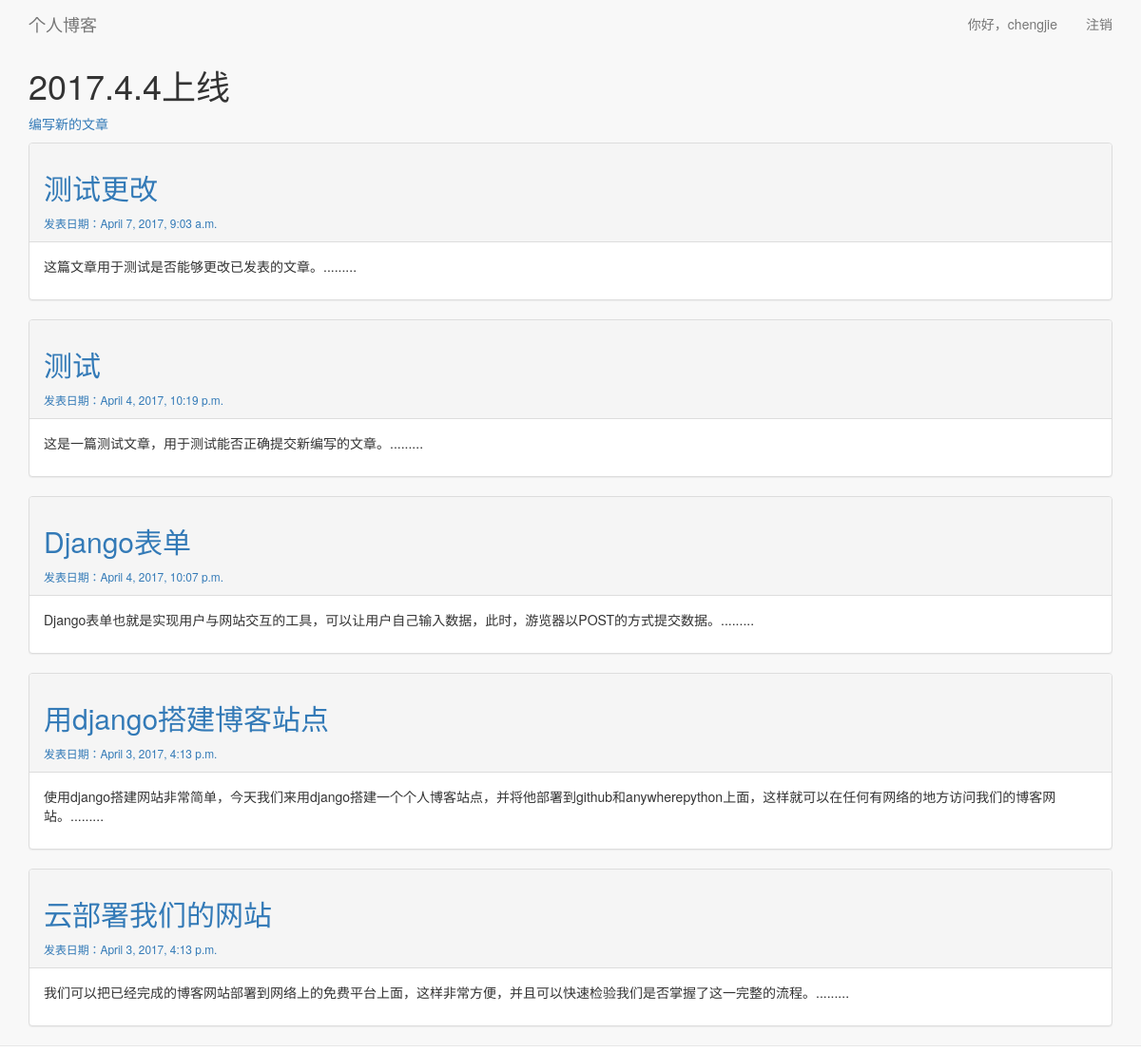
Page / (signed in) on the earlier database version.
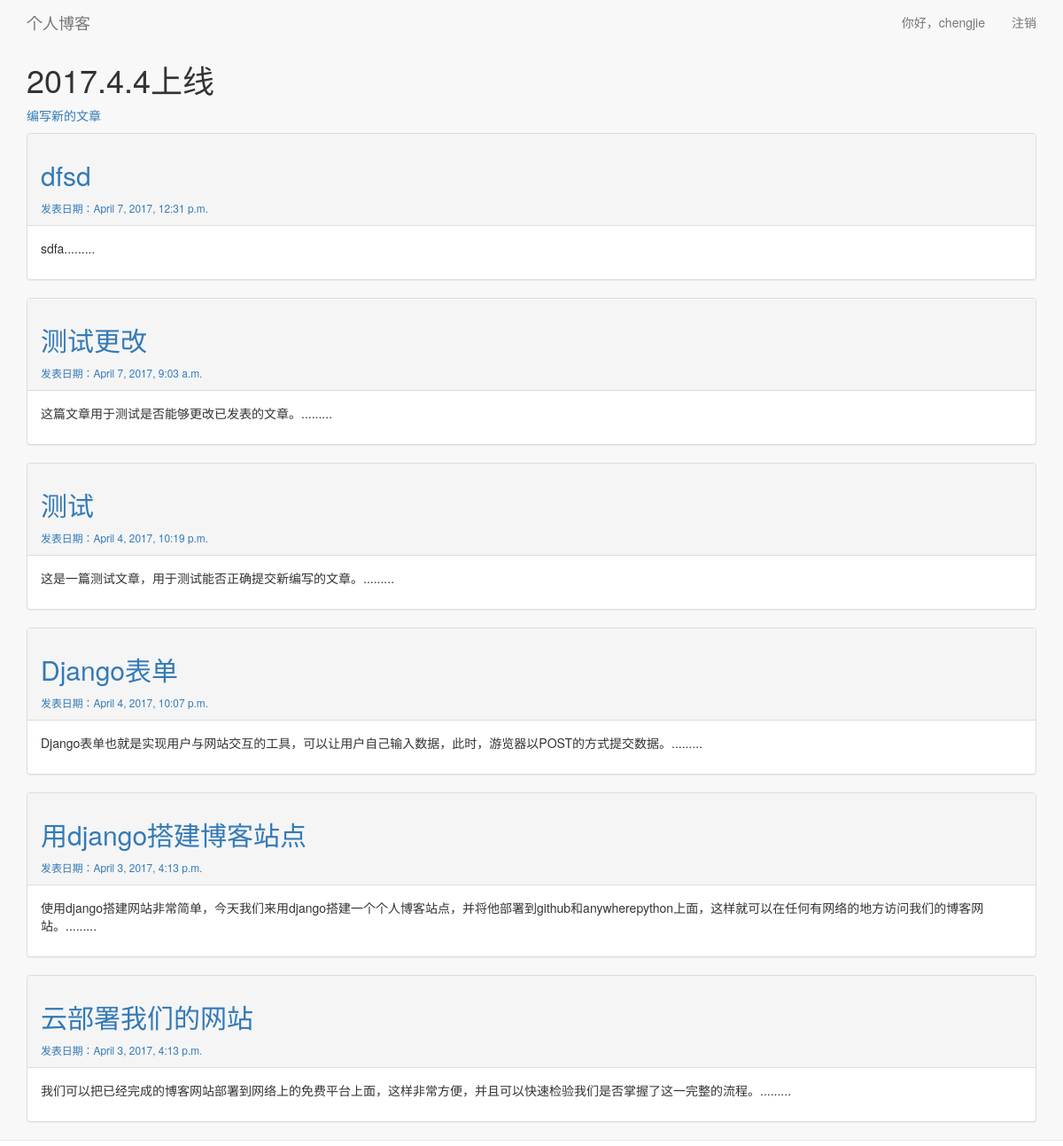
Same page on the later database version.
### blog/models.py (models this page shows, shortened)
class Post(models.Model):
    author=models.ForeignKey('auth.User')
    title=models.CharField(max_length=200)
    text=models.TextField()
    create_date=models.DateTimeField(
            default=timezone.now)
    published_date=models.DateTimeField(
            blank=True,null=True)

### blog/views.py (the view)
# urls.py: url( r'^$',views.index, name = 'index' ),
@login_required
def index(request):
    posts=Post.objects.filter(published_date__lte=timezone.now()).order_by('-published_date')
    for post in posts:
        post.text=post.text[:222]+'.........'
    return render(request,'blog/index.html',{'posts':posts})

### blog/templates/blog/index.html
{% extends 'blog/base.html' %}
{% block header %}
	<h1>2017.4.4上线</h1>
{% endblock header %}
{% block content %}
<p>
	<a href="{% url 'blog:new_article' %}">编写新的文章</a>
</p>
{% for post in posts %}
	<div class="panel panel-default">
		<div class="panel-heading">
			<h2>
				<a href="{% url 'blog:look_over_article'  post.id %}">{{ post.title }}</a>
			</h2>
			<small>
				<a>发表日期：{{ post.published_date }}</a>
			</small>
		</div>
		<div class="panel-body">
			{{post.text|linebreaks}}
		</div>
	</div>
{% empty %}
	没有任何文章可以查看
{% endfor %}
{% endblock content %}

Differences in the rows shown:
added Post: title "dfsd", published_date "April 7, 2017, 12:31 p.m.", text "sdfa........."
